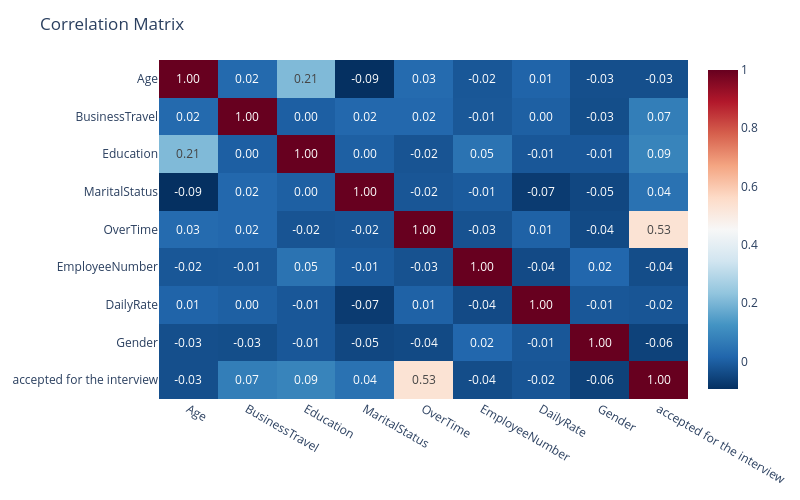

The cell this chart's notebook holds for it:
### Code cell
matrix = df.corr(numeric_only=True)
fig=px.imshow(matrix,x=matrix.columns,y=matrix.index,color_continuous_scale='RdBu_r',text_auto='.2f',aspect="auto")
fig.update_layout(title='Correlation Matrix',xaxis_showgrid=False,yaxis_showgrid=False,width=800,height=500,)
fig.show()

### Figure 1 — Plotly figure (JSON) as saved in the notebook; plotly's stock layout.template omitted (floating-point values rounded to 4 significant figures)
{"data": [{"coloraxis": "coloraxis", "hovertemplate": "x: %{x}<br>y: %{y}<br>color: %{z}<extra></extra>", "name": "0", "texttemplate": "%{z:.2f}", "type": "heatmap", "x": ["Age", "BusinessTravel", "Education", "MaritalStatus", "OverTime", "EmployeeNumber", "DailyRate", "Gender", "accepted for the interview"], "xaxis": "x", "y": ["Age", "BusinessTravel", "Education", "MaritalStatus", "OverTime", "EmployeeNumber", "DailyRate", "Gender", "accepted for the interview"], "yaxis": "y", "z": [[1.0, 0.02414, 0.2087, -0.09463, 0.02819, -0.01558, 0.01036, -0.03225, -0.03145], [0.02414, 1.0, 0.0009757, 0.01966, 0.02032, -0.01439, 0.00182, -0.03468, 0.07411], [0.2087, 0.0009757, 1.0, 0.002005, -0.02147, 0.04569, -0.0146, -0.01497, 0.08801], [-0.09463, 0.01966, 0.002005, 1.0, -0.01672, -0.006914, -0.0718, -0.04753, 0.04378], [0.02819, 0.02032, -0.02147, -0.01672, 1.0, -0.02597, 0.005999, -0.04247, 0.5324], [-0.01558, -0.01439, 0.04569, -0.006914, -0.02597, 1.0, -0.04125, 0.01812, -0.03675], [0.01036, 0.00182, -0.0146, -0.0718, 0.005999, -0.04125, 1.0, -0.01461, -0.01925], [-0.03225, -0.03468, -0.01497, -0.04753, -0.04247, 0.01812, -0.01461, 1.0, -0.05779], [-0.03145, 0.07411, 0.08801, 0.04378, 0.5324, -0.03675, -0.01925, -0.05779, 1.0]]}], "layout": {"coloraxis": {"colorscale": [[0, "rgb(5,48,97)"], [0.1, "rgb(33,102,172)"], [0.2, "rgb(67,147,195)"], [0.3, "rgb(146,197,222)"], [0.4, "rgb(209,229,240)"], [0.5, "rgb(247,247,247)"], [0.6, "rgb(253,219,199)"], [0.7, "rgb(244,165,130)"], [0.8, "rgb(214,96,77)"], [0.9, "rgb(178,24,43)"], [1, "rgb(103,0,31)"]]}, "height": 500, "margin": {"t": 60}, "title": {"text": "Correlation Matrix"}, "width": 800, "xaxis": {"anchor": "y", "domain": [0, 1], "showgrid": false}, "yaxis": {"anchor": "x", "autorange": "reversed", "domain": [0, 1], "showgrid": false}}}
